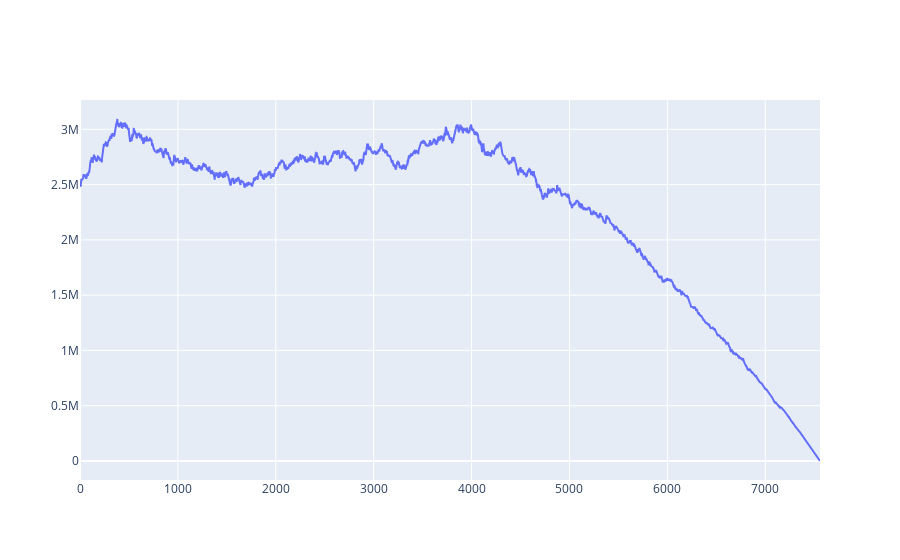

Notebook code cell kept with this figure:
### Code cell
YEARS = 30
MONTHS_PER_YEAR = 12
DAYS_PER_MONTH = 21
CURRENT_VALUE = 2_500_000
# EPSILON = 1_000_000 / CURRENT_VALUE
# EPSILON = CURRENT_VALUE / CURRENT_VALUE
EPSILON = 0 / CURRENT_VALUE

N_PERIODS = YEARS * MONTHS_PER_YEAR * DAYS_PER_MONTH

F = 1.035 ** (1.0 / MONTHS_PER_YEAR / DAYS_PER_MONTH)

# rates = data["rate"].tail(N_PERIODS).to_numpy()
rates = dist.rvs(size=N_PERIODS)

kappa = 1.0
rho = rates[0]
gamma = []

for i in range(1, N_PERIODS):
    kappa = rates[i] * kappa + math.pow(F, i)
    rho *= rates[i]
    gamma.append((rho - EPSILON) / kappa)

print(gamma[-1] * DAYS_PER_MONTH * MONTHS_PER_YEAR)

OUTFLOW = gamma[-1] * CURRENT_VALUE

adjustment = 0.0
value = CURRENT_VALUE + adjustment

outflows = []
values = []

for i in range(N_PERIODS):
    outflow = OUTFLOW * math.pow(F, i)
    outflows.append(outflow)
    value = rates[i] * value - ( outflow + adjustment )
    values.append(value)

# print(f"{adjustment * DAYS_PER_MONTH * MONTHS_PER_YEAR}: {outflow}: {value:,}: {sum(outflows):,}, {value/sum(outflows):,}")

fig = make_subplots()
fig.add_trace(
    go.Scatter(y=values)
)

### Figure 1 — Plotly figure (JSON) as saved in the notebook; plotly's stock layout.template omitted (floating-point values rounded to 4 significant figures; data arrays with more than 128 entries replaced by an {"elided": "..."} marker saying what was removed)
{"data": [{"type": "scatter", "y": {"elided": "7560 float values"}}], "layout": {"xaxis": {"anchor": "y", "domain": [0, 1]}, "yaxis": {"anchor": "x", "domain": [0, 1]}}}
